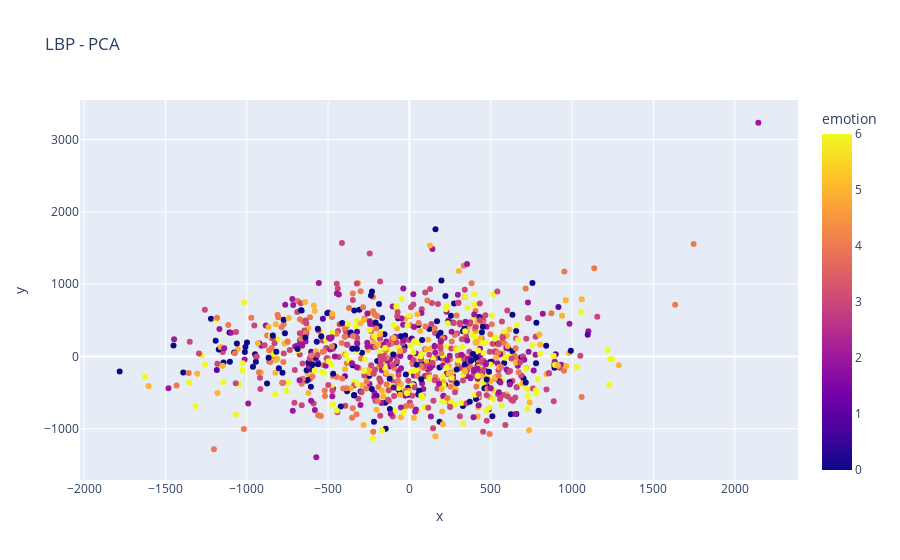

Notebook source saved alongside this figure:
### Markdown cell above
##### À faire:
1. Choisir quelques paires de primitives (deux dimensions de votre vecteur de primitives) et tracer un graphique 2D (données d'apprentissage) pour visualiser si ces primitives sont capables de bien séparer les sept (7) classes.
2. Faire une analyse des résultats et présenter vos conclusions sur ces primitives.

### Code cell
Xtrain = df.loc[df['Usage']=="Training"]

lbp = pd.DataFrame()
lbp['emotion'] = Xtrain['emotion']
lbp['x'], lbp['y'] = zip(*Xtrain['lbp_pca'])


fig = px.scatter(lbp[:1000], x='x', y='y', color='emotion',title ="LBP - PCA")
fig.show()

### Figure 1 — Plotly figure (JSON) as saved in the notebook; plotly's stock layout.template omitted (floating-point values rounded to 4 significant figures; data arrays with more than 128 entries replaced by an {"elided": "..."} marker saying what was removed)
{"data": [{"hovertemplate": "x=%{x}<br>y=%{y}<br>emotion=%{marker.color}<extra></extra>", "legendgroup": "", "marker": {"color": {"elided": "1000 int values"}, "coloraxis": "coloraxis", "symbol": "circle"}, "mode": "markers", "name": "", "orientation": "v", "showlegend": false, "type": "scatter", "x": {"elided": "1000 float values"}, "xaxis": "x", "y": {"elided": "1000 float values"}, "yaxis": "y"}], "layout": {"coloraxis": {"colorbar": {"title": {"text": "emotion"}}, "colorscale": [[0, "#0d0887"], [0.1111, "#46039f"], [0.2222, "#7201a8"], [0.3333, "#9c179e"], [0.4444, "#bd3786"], [0.5556, "#d8576b"], [0.6667, "#ed7953"], [0.7778, "#fb9f3a"], [0.8889, "#fdca26"], [1, "#f0f921"]]}, "legend": {"tracegroupgap": 0}, "title": {"text": "LBP - PCA"}, "xaxis": {"anchor": "y", "domain": [0, 1], "title": {"text": "x"}}, "yaxis": {"anchor": "x", "domain": [0, 1], "title": {"text": "y"}}}}
